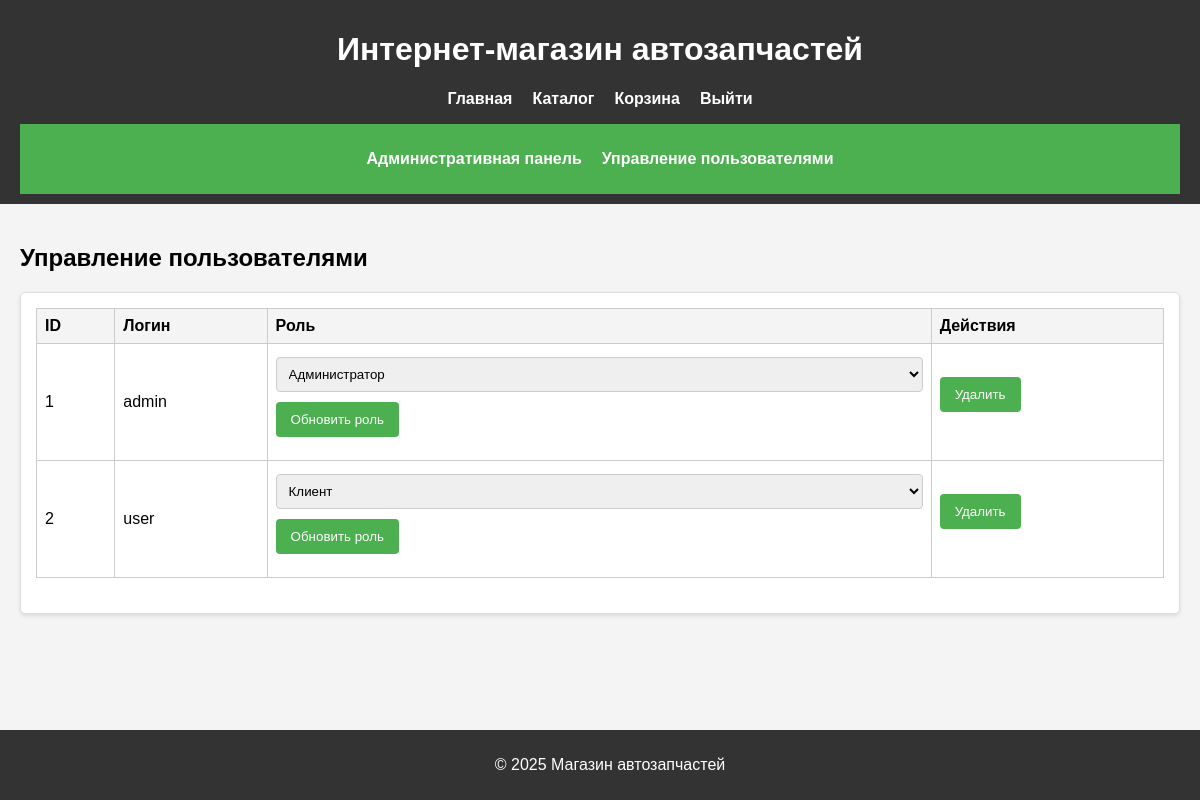
The page /manage_users (signed in) on the database as committed earlier.
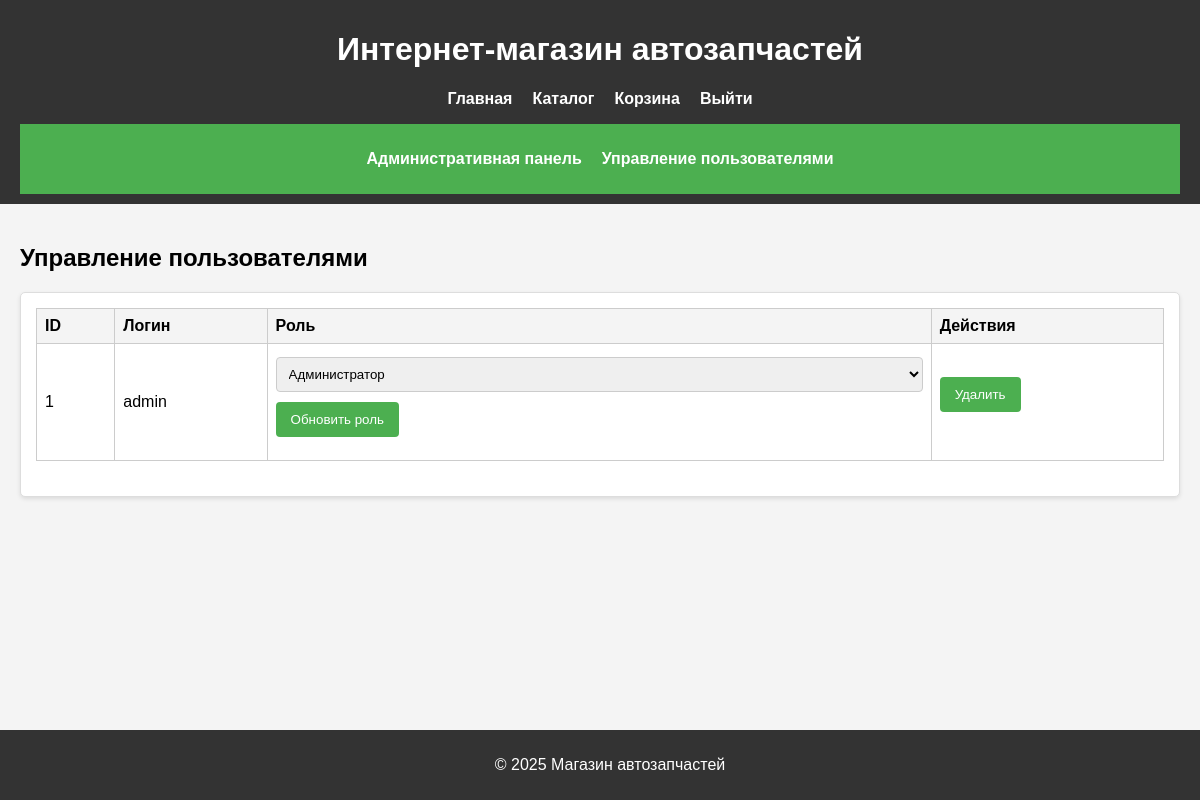
The same page on the database as committed later.
### tables this page shows
CREATE TABLE Users (
                UserID INTEGER PRIMARY KEY AUTOINCREMENT,
                Login TEXT UNIQUE,
                PasswordHash TEXT,
                Role TEXT CHECK(Role IN ('client', 'admin')) DEFAULT 'client'
            );

### app.py (the view)
@app.route('/manage_users')
def manage_users():
    if session.get('role') != 'admin':
        flash('Доступ запрещен!', 'error')
        return redirect(url_for('home'))
    try:
        conn = get_db_connection()
        users = conn.execute("SELECT * FROM Users").fetchall()
        conn.close()
        return render_template('manage_users.html', users=users)
    except sqlite3.Error as e:
        flash(f'Ошибка базы данных: {e}', 'error')
        return redirect(url_for('home'))

### app.py (called while the page is built)
def get_db_connection():
    conn = sqlite3.connect(DATABASE)
    conn.row_factory = sqlite3.Row
    return conn

### templates/manage_users.html
{% extends "index.html" %}
{% block content %}
<h2>Управление пользователями</h2>
<div class="admin-sections">
    <table>
        <thead>
            <tr>
                <th>ID</th>
                <th>Логин</th>
                <th>Роль</th>
                <th>Действия</th>
            </tr>
        </thead>
        <tbody>
            {% for user in users %}
            <tr>
                <td>{{ user.UserID }}</td>
                <td>{{ user.Login }}</td>
                <td>
                    <form action="{{ url_for('update_user_role', user_id=user.UserID) }}" method="POST">
                        <select name="role">
                            <option value="client" {% if user.Role == 'client' %}selected{% endif %}>Клиент</option>
                            <option value="admin" {% if user.Role == 'admin' %}selected{% endif %}>Администратор</option>
                        </select>
                        <button type="submit">Обновить роль</button>
                    </form>
                </td>
                <td>
                    <form action="{{ url_for('delete_user', user_id=user.UserID) }}" method="POST"
                          onsubmit="return confirm('Вы уверены, что хотите удалить этого пользователя?');">
                        <button type="submit">Удалить</button>
                    </form>
                </td>
            </tr>
            {% endfor %}
        </tbody>
    </table>
    {% endblock %}

### templates/index.html (shortened to what this page needs)
<!DOCTYPE html>
<html lang="ru">
<head>
    <link rel="stylesheet" href="{{ url_for('static', filename='styles.css') }}">
</head>
<body>
    <header>
        <h1>Интернет-магазин автозапчастей</h1>
        <nav>
            <ul>
                <li><a href="/">Главная</a></li>
                <li><a href="/catalog">Каталог</a></li>
                <li><a href="/cart">Корзина</a></li>
                {% if session.get('user_id') %}
                    <li><a href="/logout">Выйти</a></li>
                {% else %}
                    <li><a href="/login">Авторизация</a></li>
                    <li><a href="/register">Регистрация</a></li>
                {% endif %}
            </ul>
        </nav>
        {% if session.get('role') == 'admin' %}
            <nav class="admin-nav">
                <ul>
                    <li><a href="{{ url_for('admin_panel') }}">Административная панель</a></li>
                    <li><a href="{{ url_for('manage_users') }}">Управление пользователями</a></li>
                </ul>
            </nav>
        {% endif %}
    </header>
    <main>
        {% block content %}
        {% endblock %}
    </main>
    <footer>
        <p>&copy; 2025 Магазин автозапчастей</p>
    </footer>
</body>
</html>

### static/styles.css (style rules this page uses)
body { font-family: Arial, sans-serif; margin: 0; padding: 0; background-color: #f4f4f4; overflow-y: auto; min-height: 100vh; }
header { background-color: #333; color: white; padding: 10px 20px; text-align: center; }
button { background-color: #4CAF50; color: white; padding: 10px 15px; border: none; border-radius: 4px; cursor: pointer; }
nav ul { list-style: none; padding: 0; display: flex; justify-content: center; gap: 20px; }
nav a { color: white; text-decoration: none; font-weight: bold; }
main { padding: 20px; max-width: 1200px; margin: 0 auto; overflow-y: auto; }
footer { background-color: #333; color: white; text-align: center; padding: 10px; position: fixed; bottom: 0; width: 100%; }
.admin-sections { margin-bottom: 20px; padding: 15px; background-color: #fff; border: 1px solid #ddd; border-radius: 5px; box-shadow: 0 2px 4px rgba(0, 0, 0, 0.1); overflow-y: auto; max-height: 600px; }
.admin-sections table { width: 100%; border-collapse: collapse; }
table { width: 100%; border-collapse: collapse; margin-bottom: 20px; }
table th, table td { border: 1px solid #ddd; padding: 8px; text-align: left; }
form { margin-bottom: 15px; }
form input, form select, form textarea { width: 100%; padding: 8px; margin-top: 5px; margin-bottom: 10px; border: 1px solid #ccc; border-radius: 4px; }
.admin-sections th, .admin-sections td { border: 1px solid #ccc; padding: 8px; text-align: left; }
.admin-sections th { background-color: #f4f4f4; }
.admin-nav { background-color: #4CAF50; padding: 10px; text-align: center; }
.admin-nav ul { list-style: none; padding: 0; display: flex; justify-content: center; gap: 20px; }
.admin-nav a { color: white; text-decoration: none; font-weight: bold; }

Rows that differ between the two databases and show on the page:
removed Users: UserID "2", Login "user", role "Клиент"
